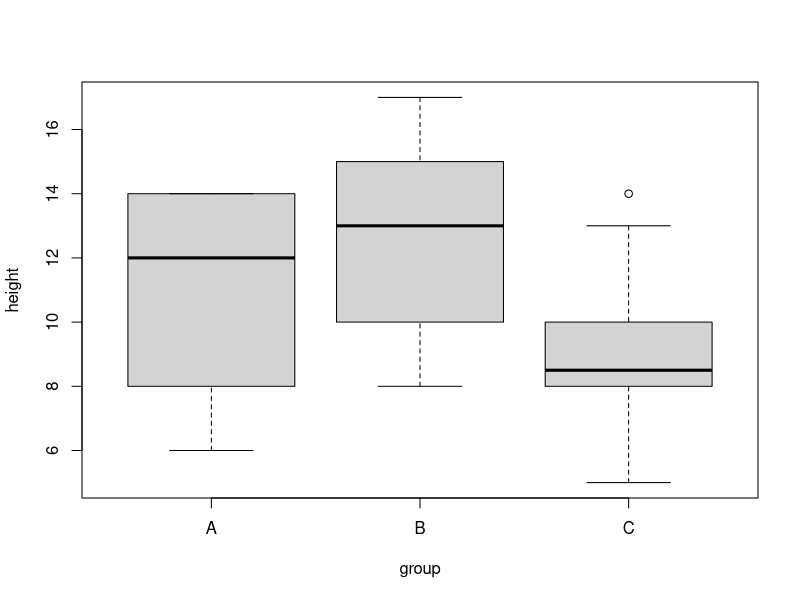
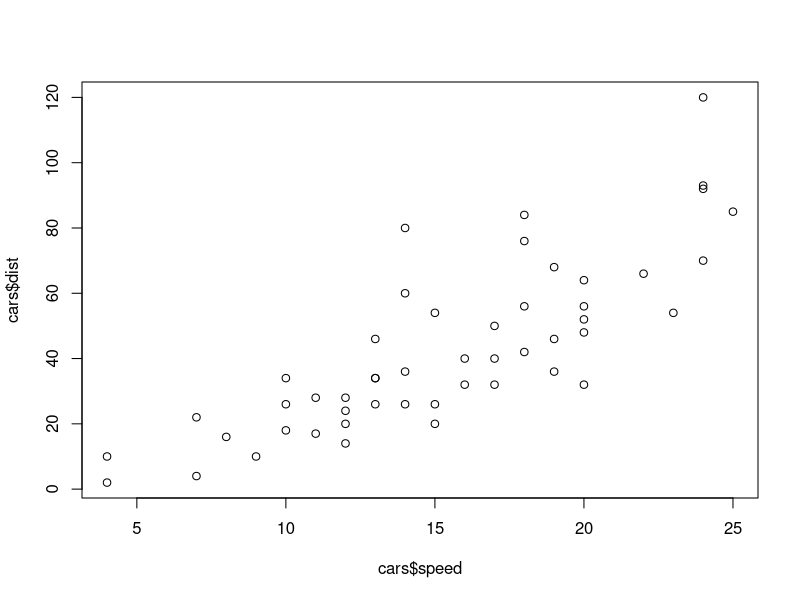

Recreate these plots in R, in order.
## ---- chunk 1
# Create the following vectors/data
data1 <- c(84,86,90,97,98,98,99,102,102,103,108,111)
data2 <- c(91,95,96,96,96,97,98,101,103,105,106,123,130,143,145)
test_data <- cbind(1:8,c(59,68,60,60,59,62,58,76),c(61,78,65,56,55,62,60,68))
colnames(test_data) <- c("Student","Test1","Test2")
test_data <- as.data.frame(test_data)
test_data

# Create the growth dataset
# A researcher wants to know if three different fertilizers lead to different levels of plant growth. A sample of 30
# plants are randomly divided into three groups of 10 and a different fertilizer applied to each group. The height of
# each plant was measured at the end of one month.
growth <- data.frame(group=rep(c('A', 'B', 'C'), each=10), height=c(7, 14, 14, 13, 12, 9, 6, 14, 12, 8, 15, 17, 13, 15, 15, 13, 9, 12, 10, 8, 6, 8, 8, 9, 5, 14, 13, 8, 10, 9))
growth

# The cars dataset is available in R
# The data give the speed of 50 cars and the distances taken to stop.
# speed - Speed (mph)
# dist - Stopping distance (ft)
data(cars)
cars

# The mtcars dataset is available in R
# The data give fuel consumption and 10 aspects of automobile design and performance for 32 cars.
data(mtcars)
mtcars
## ---- chunk 2
# Test normality
shapiro.test(test_data$Test1)

# One-sample test - t-test (If the data is normally distributed)
t.test(test_data$Test1, mu = 56, alternative = "greater")

# One-sample test - wilcox-test (If the data is not normally distributed)
wilcox.test(test_data$Test1, mu = 55, alternative = "greater", exact = FALSE)
## ---- chunk 3
# Test normality
shapiro.test(test_data$Test1)
shapiro.test(test_data$Test2)

# One-sample test - t-test (If the data is normally distributed)
t.test(test_data$Test1, test_data$Test2, paired = T)

# One-sample test - wilcox-test (If the data is not normally distributed)
wilcox.test(test_data$Test1, test_data$Test2, paired = T, exact = FALSE)
## ---- chunk 4
summary(data1)
summary(data2)

# Check assumptions
shapiro.test(data1)
shapiro.test(data2)

# Check Variance
var.test(data1, data2)


# Independent samples t-test
t.test(data1, data2, var.equal = FALSE)

# Mann-Whitney U test
wilcox.test(data1, data2, exact = FALSE)
## ---- chunk 5
# Three independent samples (growth data)
# Box plot
boxplot(height ~ group, data = growth)

# Check Assumptions
shapiro.test(growth$height[growth$group == "A"])
shapiro.test(growth$height[growth$group == "B"])
shapiro.test(growth$height[growth$group == "C"])

bartlett.test(height ~ group, data = growth)    # Equal variance test for normal data
fligner.test(height ~ group, data = growth)     # Equal variance test for non-normal data

# One-way ANOVA
aov(height ~ group, data = growth)

# Kruskal-Wallis test
kruskal.test(height ~ group, data = growth)
## ---- chunk 6
plot(cars$speed, cars$dist)
cor.test(cars$speed, cars$dist, method = "pearson")
cor.test(cars$speed, cars$dist, method = "spearman")
cor.test(cars$speed, cars$dist, method = "kendall")
